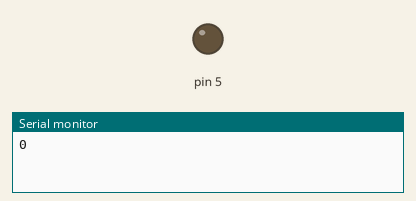
Bench run of a sketch on a simulated Arduino Uno, built with avr-gcc and run on an emulated ATmega328P. Parts: output pins drawn as LEDs (lit = HIGH), the last lines printed to the serial monitor.

Above: at 0.1 s.
At 1.1 s:
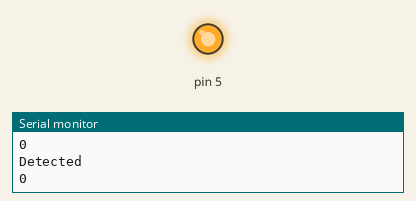
Timing chart, 0 to 2.6 s (numbered marks = the images above):
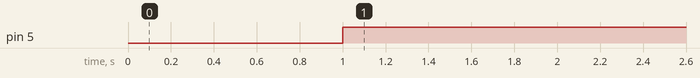

Measured:
- by itself, pin 5: LOW → HIGH at 1.0 s

The sketch:

003_IRSensor_with_nodemcu.ino
```cpp
void setup() {
  // put your setup code here, to run once:
Serial.begin(115200);
pinMode(5,OUTPUT);
}

void loop() {
  // put your main code here, to run repeatedly:
int ir_value = digitalRead(0);
Serial.println(ir_value);
delay(1000);
if(ir_value == 0)
{
  Serial.println("Detected");
  digitalWrite(5,HIGH);
  }
else{
  Serial.println("Not Detected");
  digitalWrite(5,LOW);
  }
}
```
